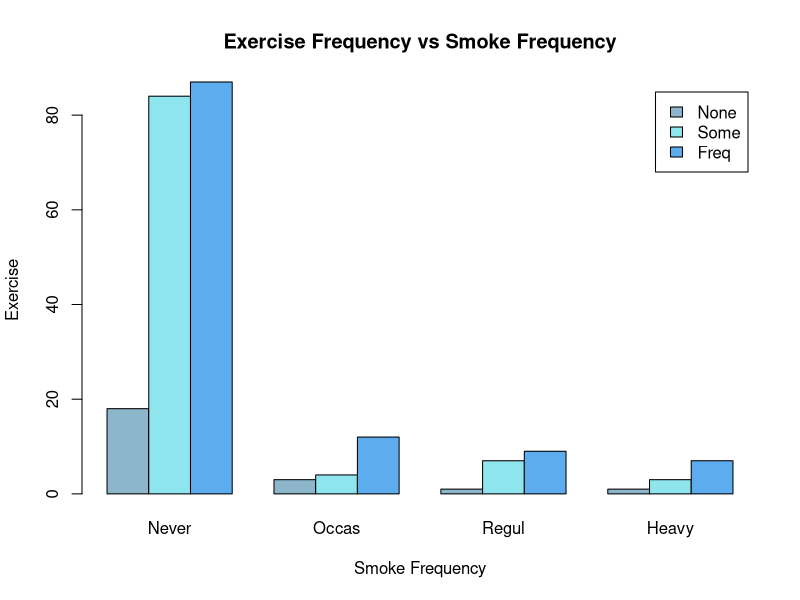

Reproduce this figure in R.
library("MASS")
data <- data.frame(survey);
colnames(data) <- c("sex", "wr_span", "nwr_span", "wr_hand", "fold_top", "pulse", "clap_top", "exercise_freq", "smoke_freq", "height", "unit", "age");
data$smoke_freq <- factor(data$smoke_freq, ordered = TRUE, levels = c("Never", "Occas", "Regul", "Heavy"))
data$exercise_freq <- factor(data$exercise_freq, ordered = TRUE, levels = c("None", "Some", "Freq"))

barplot(table(data$exercise_freq, data$smoke_freq), beside = TRUE, legend.text = TRUE, 
        col = c("lightskyblue3", "cadetblue2", "steelblue2"),
        main = "Exercise Frequency vs Smoke Frequency",
        xlab = "Smoke Frequency", ylab = "Exercise")

